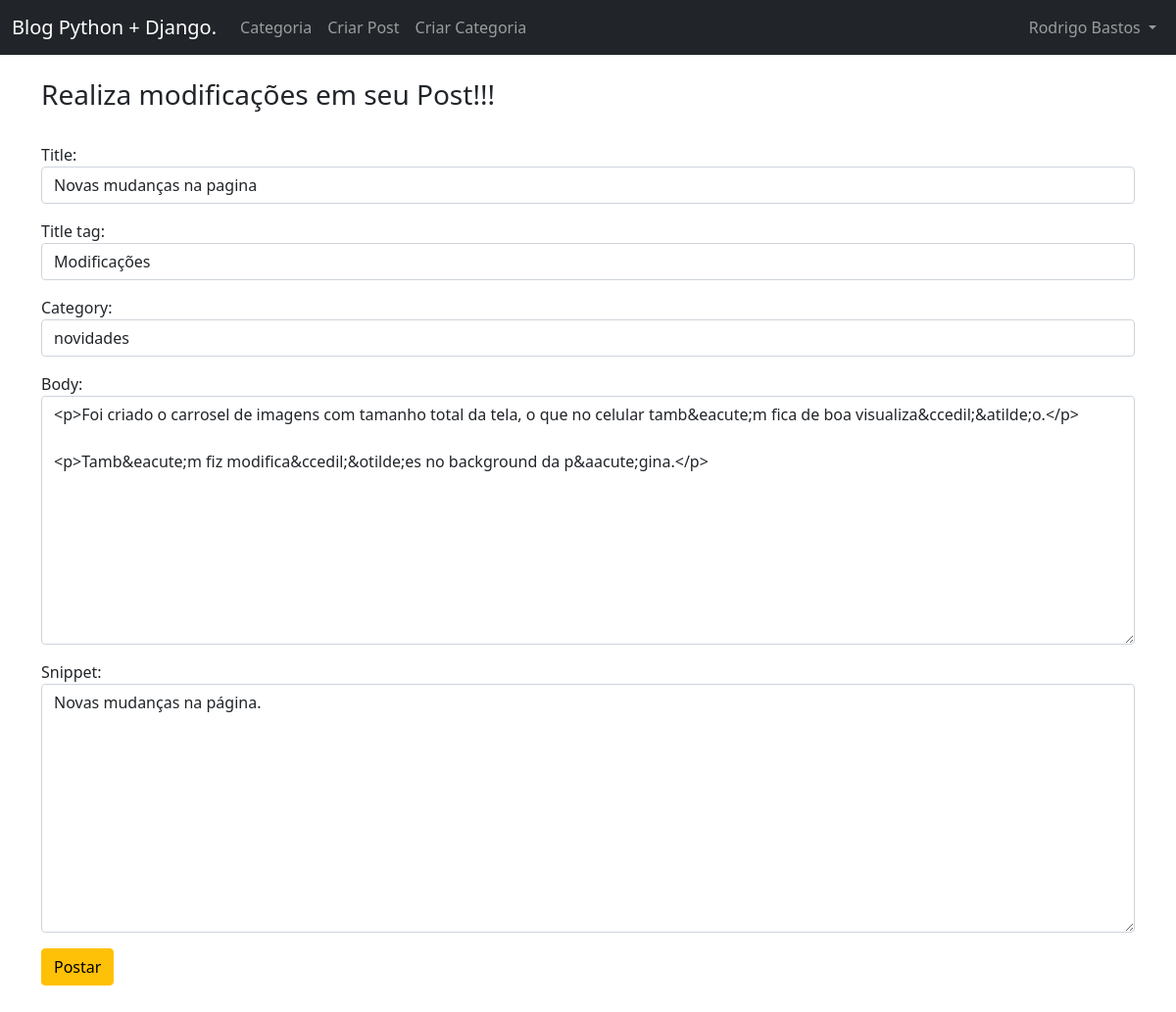
Screenshot of /article/edit/43 (signed in) with the database file from the repository.
### MeuBlog/models.py (models this page shows, shortened)
class Post(models.Model):
    title = models.CharField(max_length=255)
    header_image = models.ImageField(null=True, blank=True, upload_to="images/")
    title_tag = models.CharField(max_length=255, default=" ")
    author = models.ForeignKey(User, on_delete=models.CASCADE)
    body = RichTextField(blank=True, null=True)
    post_date = models.DateField(auto_now_add=True)
    category = models.CharField(max_length=255, default='coding')
    snippet = models.CharField(max_length=255)
    likes = ManyToManyField(User, related_name='blog_posts')

### MeuBlog/views.py (the view)
# urls.py: path('article/edit/<int:pk>', UpdatePostView.as_view(), name='update_post'),
class UpdatePostView(UpdateView):
    model = Post
    form_class = EditForm
    template_name = 'update_post.html'

### MeuBlog/forms.py
class EditForm(forms.ModelForm):
    class Meta:
        model = Post
        fields = ('title', 'title_tag', 'category', 'body', 'snippet')
        widgets = {
            'title' : forms.TextInput(attrs={'class': 'form-control', 'placeholder': 'Escreva seu titulo aqui.'}),
            'title_tag' : forms.TextInput(attrs={'class': 'form-control', 'placeholder': 'Escreva sua Tag aqui.'}),
            'category' : forms.Select(choices=choice_list, attrs={'class': 'form-control'}),
            'body' : forms.Textarea(attrs={'class': 'form-control', 'placeholder': 'Escreva o texto aqui.'}),
            'snippet' : forms.Textarea(attrs={'class': 'form-control', 'placeholder': 'Escreva o texto aqui.'}),
        }

### MeuBlog/templates/update_post.html (shortened to what this page needs)
{% extends 'base.html' %}
{% block content %}
{% if user.is_authenticated %}
    {% if user.id == post.author.id %}
        <h3>Realiza modificações em seu Post!!!</h3>
        <div class="form-group">
            <form method="POST">
                {{ form.as_p }}
                <button class="btn btn-warning">Postar</button>
        </div>
    {% else %}
        <h3>Você deve estar logado para editar este post!!!</h3>
    {% endif %}
{% else %}
    <h3>Por favor entre com uma conta para editar ou faça seu cadastro!</h3>
{% endif %}
{% endblock %}

### MeuBlog/templates/base.html (shortened to what this page needs)
<!doctype html>
<html lang="en">
  <head>
    <link href="https://cdn.jsdelivr.net/npm/bootstrap@5.0.2/dist/css/bootstrap.min.css" rel="stylesheet">
  </head>
    <nav class="navbar navbar-expand-lg navbar-dark bg-dark">
        <div class="container-fluid">
          <a class="navbar-brand" href="{% url 'home' %}">Blog Python + Django.</a>
          <div class="collapse navbar-collapse" id="navbarSupportedContent">
            <ul class="navbar-nav me-auto mb-2 mb-lg-0">
              {% if cat_menu %}
              <li class="nav-item dropdown">
                <a class="nav-link dropdown-toggle" href="#" id="navbarDropdown" role="button" data-bs-toggle="dropdown" aria-expanded="false">
                  Categorias
                </a>
                <ul class="dropdown-menu" aria-labelledby="navbarDropdown">
                  {% for item in cat_menu %}
                  <a class="dropdown-item" href="{% url 'category' item|slugify %}"> {{ item }}</a>
                  {% endfor %}
<!--
                  <li><a class="dropdown-item" href="#">Action</a></li>
                  <li><a class="dropdown-item" href="#">Another action</a></li>
                  <li><hr class="dropdown-divider"></li>
                  <li><a class="dropdown-item" href="#">Something else here</a></li>
-->
                </ul>
              </li>
              {% else %}
                <li class="nav-item">
                  <a class="nav-link" href="{% url 'category-list' %}">Categoria</a>
                </li>
              {% endif %}
              {% if user.is_authenticated %}
                <li class="nav-item">
                  <a class="nav-link" href="{% url 'Faca_Seu_Post' %}">Criar Post</a>
                </li>
                <li class="nav-item">
                  <a class="nav-link" href="{% url 'add_category' %}">Criar Categoria</a>
                </li>
              {% endif %}
            </ul>
            {% if user.is_authenticated %}
                <ul class="navbar-nav ml-auto">
                  <li class="nav-item dropdown">
                    <a class="nav-link dropdown-toggle" id="navbarDropdown" role="button" data-bs-toggle="dropdown" aria-expanded="false">
                      {{ user.first_name }}
                      {{ user.last_name }}
                    </a>
                  </li>
                </ul>
            {% endif %}
          </div>
        </div>
      </nav>
    <br/>
    <div class="container" >
        {% block content %}
        {% endblock %}
    </div>
  </body>
</html>

### rows the page displays
Post: title "Novas mudanças na pagina", title_tag "Modificações", category "novidades", body "<p>Foi criado o carrosel de imagens com tamanho total da tela, o que no celular tamb&eacute;m fica de boa visualiza&ccedil;&atilde;o.</p> <p>Tamb&eacute;m fiz modifica&ccedil;&otilde;es no background da p&aacute;gina.</p>", snippet "Novas mudanças na página."

### other values shown
{{ user.first_name }} "Rodrigo"
{{ user.last_name }} "Bastos"
